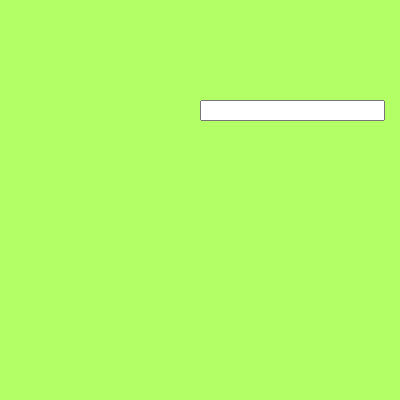
Frame 1 (no input)
Frame 60 (no input): identical to frame 1, image omitted
Frame 120 (the mouse pressed at the canvas centre since frame 60): identical to frame 1, image omitted

The p5.js sketch that drew this single still picture (run headless with seeded random() and noise() and a simulated clock; from frame 60 on, the mouse is pressed at the canvas centre):

// p5.js sketch
// ── sketch.js
var input,heading;


function setup() 
{
  createCanvas(400, 400);
  background(178,255,102);
  input=createInput()
  input.position(200,100)
 
}

function draw() {
x=input.value()
  console.log(x)
  switch(x){
    case "a" : console.log("vowel")
    break;
    case "e":console.log("vowel")
    break;
    case "i":console.log("vowel")
    break;
    case "o":console.log("vowel")
    break;
    case "u":console.log("vowel")
    break;
   
}
}
